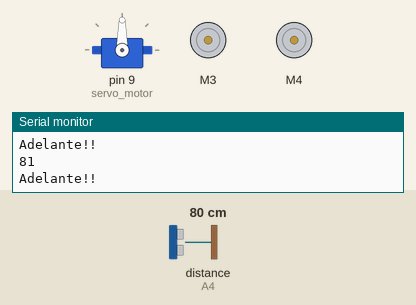
A sketch run on a simulated Arduino Uno, built with avr-gcc and run on an emulated ATmega328P. Shown: servo, 2 × DC motor (green arrow = forward, orange = backward, longer = faster), the last lines printed to the serial monitor. Inputs (shaded band) come from the test bench; at power-on: distance to the obstacle (sensor on A4) 80 cm. The echo pulse lasts 58.3 µs per cm.

Above: at 3.9 s.
4.0 s: distance to the obstacle (sensor on A4) set to 23 cm
5.6 s: distance to the obstacle (sensor on A4) set to 18 cm
At 7.2 s:
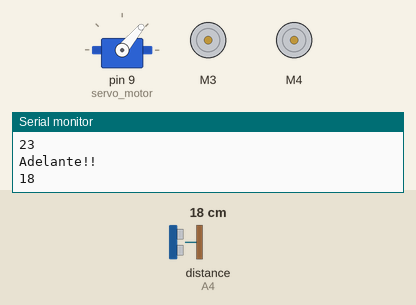
8.6 s: distance to the obstacle (sensor on A4) set to 35 cm
At 9.5 s:
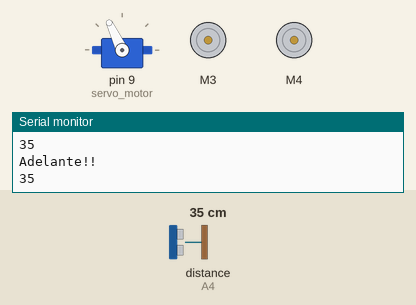
10.6 s: distance to the obstacle (sensor on A4) set to 2 cm
At 13.2 s:
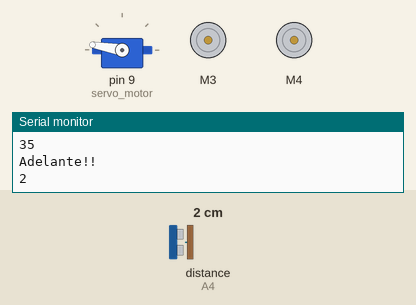
13.6 s: distance to the obstacle (sensor on A4) set to 60 cm
At 14.1 s:
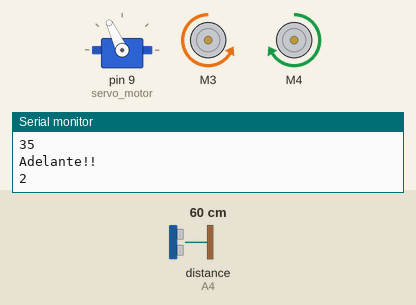
Timing chart, 0 to 16.2 s (numbered marks = the images above; inputs shaded):
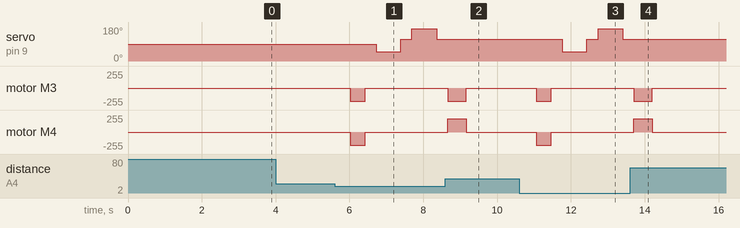

Measured:
- the behaviour switches between 21 and 20 cm on distance to the obstacle (sensor on A4) (found by bisection; images 0 and 1)
- after the input at 5.6 s, servo on pin 9 (servo_motor): 90° → 50° after 1.1 s, → 115° 0.67 s later, → 170° 0.30 s later, → 115° 0.67 s later; motor M3, motor M4: stopped → backward 200/255 after 0.42 s, → stopped 0.40 s later
- after the input at 8.6 s, servo on pin 9 (servo_motor): stays 115° (without the input it goes to 50° after 1.7 s); motor M3, motor M4: goes on until 9.2 s, then stays stopped
- after the input at 10.6 s, servo on pin 9 (servo_motor): 115° → 50° after 1.2 s, → 115° 0.67 s later, → 170° 0.30 s later, → 115° 0.67 s later; motor M3, motor M4: stopped → backward 200/255 after 0.46 s, → stopped 0.40 s later
- after the input at 13.6 s, servo on pin 9 (servo_motor): stays 115° (without the input it goes to 50° after 1.7 s); motor M3, motor M4: goes on until 14.2 s, then stays stopped

The sketch:

vehiculoChassis.ino
```cpp
// (licence header left out)
#include <AFMotor.h>
#include <Servo.h>
#include <NewPing.h>

//sensor pins
#define trig_pin A5 //analog input 1
#define echo_pin A4 //analog input 2

#define maximum_distance 200
boolean goesForward = false;
int distance = 100;

NewPing sonar(trig_pin, echo_pin, maximum_distance); //sensor function

AF_DCMotor motor3(3);
AF_DCMotor motor4(4);

// DC hobby servo
Servo servo_motor;
int j;

void setup() {
  Serial.begin(9600);           // set up Serial library at 9600 bps
  Serial.println("Motor test!");
  servo_motor.attach(9);
  // turn on motor
  motor3.setSpeed(200);
  motor3.run(RELEASE);
  motor4.setSpeed(200);
  motor4.run(RELEASE);

  delay(2000);
  distance = readPing();
  delay(100);
  distance = readPing();
  delay(100);
  distance = readPing();
  delay(100);
  distance = readPing();
  delay(100);


}

void loop()
{ // INICIO DEL LOOP

  int distanceRight = 0;
  int distanceLeft = 0;
  delay(50);

  if (distance <= 20){

    moveStop();
    delay(300);
    moveBackward();
    delay(400);
    moveStop();
    delay(300);
    distanceRight = lookRight();
    delay(300);
    distanceLeft = lookLeft();
    delay(300);

    if (distance >= distanceLeft){

      turnRight();
      moveStop();

    }
    else{

      turnLeft();
      moveStop();

    }
  }
  else{
    //moveForward();
    moveStop();
    Serial.println("Adelante!!");

  }
    distance = readPing();
    Serial.println(distance);

} //FIN DEL LOOP


int lookRight(){
  servo_motor.write(50);
  delay(500);
  int distance = readPing();
  delay(100);
  servo_motor.write(115);
  return distance;
}

int lookLeft(){
  servo_motor.write(170);
  delay(500);
  int distance = readPing();
  delay(100);
  servo_motor.write(115);
  return distance;
  delay(100);
}

int readPing(){
  delay(70);
  int cm = sonar.ping_cm();
  if (cm==0){
    cm=250;
  }
  return cm;
}

void moveStop(){

    motor3.run(RELEASE);
    motor4.run(RELEASE);
}

void moveForward(){

  if(!goesForward){

    goesForward=true;

    motor3.run(FORWARD);
    motor4.run(FORWARD);
  }
}

void moveBackward(){

  goesForward=false;

    motor3.run(BACKWARD);
    motor4.run(BACKWARD);

}

void turnRight(){

    motor3.run(BACKWARD);
    motor4.run(FORWARD);

    delay(500);

    motor3.run(RELEASE);
    motor4.run(RELEASE);

}

void turnLeft(){

    motor3.run(FORWARD);
    motor4.run(BACKWARD);

    delay(500);

    motor3.run(RELEASE);
    motor4.run(RELEASE);
}

/*

  motor.run(FORWARD);
  for (i=0; i<255; i++) {
    motor.setSpeed(i);
    delay(10);
 }

  for (i=255; i!=0; i--) {
    motor.setSpeed(i);
    delay(10);
 }

  Serial.print("tock");

  motor.run(BACKWARD);
  for (i=0; i<255; i++) {
    motor.setSpeed(i);
    delay(10);
 }

  for (i=255; i!=0; i--) {
    motor.setSpeed(i);
    delay(10);
 }


  Serial.print("tech");
  motor.run(RELEASE);
  delay(1000);
*/
```
